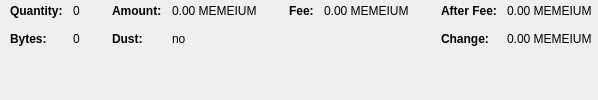
                                    <widget class="QWidget" name="widgetCoinControl" native="true">
                                        <property name="sizePolicy">
                                            <sizepolicy hsizetype="Preferred" vsizetype="Preferred">
                                                <horstretch>0</horstretch>
                                                <verstretch>0</verstretch>
                                            </sizepolicy>
                                        </property>
                                        <property name="minimumSize">
                                            <size>
                                                <width>0</width>
                                                <height>0</height>
                                            </size>
                                        </property>
                                        <property name="styleSheet">
                                            <string notr="true"/>
                                        </property>
                                        <layout class="QHBoxLayout" name="horizontalLayoutCoinControl5">
                                            <property name="leftMargin">
                                                <number>0</number>
                                            </property>
                                            <property name="topMargin">
                                                <number>0</number>
                                            </property>
                                            <property name="rightMargin">
                                                <number>0</number>
                                            </property>
                                            <property name="bottomMargin">
                                                <number>0</number>
                                            </property>
                                            <item>
                                                <layout class="QHBoxLayout" name="horizontalLayoutCoinControl3" stretch="0,0,0,1">
                                                    <property name="spacing">
                                                        <number>20</number>
                                                    </property>
                                                    <property name="topMargin">
                                                        <number>0</number>
                                                    </property>
                                                    <property name="bottomMargin">
                                                        <number>10</number>
                                                    </property>
                                                    <item>
                                                        <layout class="QFormLayout" name="formLayoutCoinControl1">
                                                            <property name="horizontalSpacing">
                                                                <number>10</number>
                                                            </property>
                                                            <property name="verticalSpacing">
                                                                <number>14</number>
                                                            </property>
                                                            <property name="leftMargin">
                                                                <number>10</number>
                                                            </property>
                                                            <property name="topMargin">
                                                                <number>4</number>
                                                            </property>
                                                            <property name="rightMargin">
                                                                <number>6</number>
                                                            </property>
                                                            <item row="0" column="0">
                                                                <widget class="QLabel" name="labelCoinControlQuantityText">
                                                                    <property name="font">
                                                                        <font>
                                                                            <weight>75</weight>
                                                                            <bold>true</bold>
                                                                        </font>
                                                                    </property>
                                                                    <property name="text">
                                                                        <string>Quantity:</string>
                                                                    </property>
                                                                    <property name="margin">
                                                                        <number>0</number>
                                                                    </property>
                                                                </widget>
                                                            </item>
                                                            <item row="0" column="1">
                                                                <widget class="QLabel" name="labelCoinControlQuantity">
                                                                    <property name="cursor">
                                                                        <cursorShape>IBeamCursor</cursorShape>
                                                                    </property>
                                                                    <property name="contextMenuPolicy">
                                                                        <enum>Qt::ActionsContextMenu</enum>
                                                                    </property>
                                                                    <property name="text">
                                                                        <string notr="true">0</string>
                                                                    </property>
                                                                    <property name="margin">
                                                                        <number>0</number>
                                                                    </property>
                                                                    <property name="textInteractionFlags">
                                                                        <set>Qt::LinksAccessibleByMouse|Qt::TextSelectableByKeyboard|Qt::TextSelectableByMouse</set>
                                                                    </property>
                                                                </widget>
                                                            </item>
                                                            <item row="1" column="0">
                                                                <widget class="QLabel" name="labelCoinControlBytesText">
                                                                    <property name="font">
                                                                        <font>
                                                                            <weight>75</weight>
                                                                            <bold>true</bold>
                                                                        </font>
                                                                    </property>
                                                                    <property name="text">
                                                                        <string>Bytes:</string>
                                                                    </property>
                                                                </widget>
                                                            </item>
                                                            <item row="1" column="1">
                                                                <widget class="QLabel" name="labelCoinControlBytes">
                                                                    <property name="cursor">
                                                                        <cursorShape>IBeamCursor</cursorShape>
                                                                    </property>
                                                                    <property name="contextMenuPolicy">
                                                                        <enum>Qt::ActionsContextMenu</enum>
                                                                    </property>
                                                                    <property name="text">
                                                                        <string notr="true">0</string>
                                                                    </property>
                                                                    <property name="textInteractionFlags">
                                                                        <set>Qt::LinksAccessibleByMouse|Qt::TextSelectableByKeyboard|Qt::TextSelectableByMouse</set>
                                                                    </property>
                                                                </widget>
                                                            </item>
                                                        </layout>
                                                    </item>
                                                    <item>
                                                        <layout class="QFormLayout" name="formLayoutCoinControl2">
                                                            <property name="horizontalSpacing">
                                                                <number>10</number>
                                                            </property>
                                                            <property name="verticalSpacing">
                                                                <number>14</number>
                                                            </property>
                                                            <property name="leftMargin">
                                                                <number>6</number>
                                                            </property>
                                                            <property name="topMargin">
                                                                <number>4</number>
                                                            </property>
                                                            <property name="rightMargin">
                                                                <number>6</number>
                                                            </property>
                                                            <item row="0" column="0">
                                                                <widget class="QLabel" name="labelCoinControlAmountText">
                                                                    <property name="font">
                                                                        <font>
                                                                            <weight>75</weight>
                                                                            <bold>true</bold>
                                                                        </font>
                                                                    </property>
                                                                    <property name="text">
                                                                        <string>Amount:</string>
                                                                    </property>
                                                                    <property name="margin">
                                                                        <number>0</number>
                                                                    </property>
                                                                </widget>
                                                            </item>
                                                            <item row="0" column="1">
                                                                <widget class="QLabel" name="labelCoinControlAmount">
                                                                    <property name="cursor">
                                                                        <cursorShape>IBeamCursor</cursorShape>
                                                                    </property>
                                                                    <property name="contextMenuPolicy">
                                                                        <enum>Qt::ActionsContextMenu</enum>
                                                                    </property>
                                                                    <property name="text">
                                                                        <string notr="true">0.00 MEMEIUM</string>
                                                                    </property>
                                                                    <property name="textInteractionFlags">
                                                                        <set>Qt::LinksAccessibleByMouse|Qt::TextSelectableByKeyboard|Qt::TextSelectableByMouse</set>
                                                                    </property>
                                                                </widget>
                                                            </item>
                                                            <item row="1" column="0">
                                                                <widget class="QLabel" name="labelCoinControlLowOutputText">
                                                                    <property name="font">
                                                                        <font>
                                                                            <weight>75</weight>
                                                                            <bold>true</bold>
                                                                        </font>
                                                                    </property>
                                                                    <property name="text">
                                                                        <string>Dust:</string>
                                                                    </property>
                                                                </widget>
                                                            </item>
                                                            <item row="1" column="1">
                                                                <widget class="QLabel" name="labelCoinControlLowOutput">
                                                                    <property name="cursor">
                                                                        <cursorShape>IBeamCursor</cursorShape>
                                                                    </property>
                                                                    <property name="contextMenuPolicy">
                                                                        <enum>Qt::ActionsContextMenu</enum>
                                                                    </property>
                                                                    <property name="text">
                                                                        <string notr="true">no</string>
                                                                    </property>
                                                                    <property name="textInteractionFlags">
                                                                        <set>Qt::LinksAccessibleByMouse|Qt::TextSelectableByKeyboard|Qt::TextSelectableByMouse</set>
                                                                    </property>
                                                                </widget>
                                                            </item>
                                                        </layout>
                                                    </item>
                                                    <item>
                                                        <layout class="QFormLayout" name="formLayoutCoinControl3">
                                                            <property name="horizontalSpacing">
                                                                <number>10</number>
                                                            </property>
                                                            <property name="verticalSpacing">
                                                                <number>14</number>
                                                            </property>
                                                            <property name="leftMargin">
                                                                <number>6</number>
                                                            </property>
                                                            <property name="topMargin">
                                                                <number>4</number>
                                                            </property>
                                                            <property name="rightMargin">
                                                                <number>6</number>
                                                            </property>
                                                            <item row="0" column="0">
                                                                <widget class="QLabel" name="labelCoinControlFeeText">
                                                                    <property name="font">
                                                                        <font>
                                                                            <weight>75</weight>
                                                                            <bold>true</bold>
                                                                        </font>
                                                                    </property>
                                                                    <property name="text">
                                                                        <string>Fee:</string>
                                                                    </property>
                                                                    <property name="margin">
                                                                        <number>0</number>
                                                                    </property>
                                                                </widget>
                                                            </item>
                                                            <item row="0" column="1">
                                                                <widget class="QLabel" name="labelCoinControlFee">
                                                                    <property name="cursor">
                                                                        <cursorShape>IBeamCursor</cursorShape>
                                                                    </property>
                                                                    <property name="contextMenuPolicy">
                                                                        <enum>Qt::ActionsContextMenu</enum>
                                                                    </property>
                                                                    <property name="text">
                                                                        <string notr="true">0.00 MEMEIUM</string>
                                                                    </property>
                                                                    <property name="textInteractionFlags">
                                                                        <set>Qt::LinksAccessibleByMouse|Qt::TextSelectableByKeyboard|Qt::TextSelectableByMouse</set>
                                                                    </property>
                                                                </widget>
                                                            </item>
                                                        </layout>
                                                    </item>
                                                    <item>
                                                        <layout class="QFormLayout" name="formLayoutCoinControl4">
                                                            <property name="horizontalSpacing">
                                                                <number>10</number>
                                                            </property>
                                                            <property name="verticalSpacing">
                                                                <number>14</number>
                                                            </property>
                                                            <property name="leftMargin">
                                                                <number>6</number>
                                                            </property>
                                                            <property name="topMargin">
                                                                <number>4</number>
                                                            </property>
                                                            <property name="rightMargin">
                                                                <number>6</number>
                                                            </property>
                                                            <item row="0" column="0">
                                                                <widget class="QLabel" name="labelCoinControlAfterFeeText">
                                                                    <property name="font">
                                                                        <font>
                                                                            <weight>75</weight>
                                                                            <bold>true</bold>
                                                                        </font>
                                                                    </property>
                                                                    <property name="text">
                                                                        <string>After Fee:</string>
                                                                    </property>
                                                                    <property name="margin">
                                                                        <number>0</number>
                                                                    </property>
                                                                </widget>
                                                            </item>
                                                            <item row="0" column="1">
                                                                <widget class="QLabel" name="labelCoinControlAfterFee">
                                                                    <property name="cursor">
                                                                        <cursorShape>IBeamCursor</cursorShape>
                                                                    </property>
                                                                    <property name="contextMenuPolicy">
                                                                        <enum>Qt::ActionsContextMenu</enum>
                                                                    </property>
                                                                    <property name="text">
                                                                        <string notr="true">0.00 MEMEIUM</string>
                                                                    </property>
                                                                    <property name="textInteractionFlags">
                                                                        <set>Qt::LinksAccessibleByMouse|Qt::TextSelectableByKeyboard|Qt::TextSelectableByMouse</set>
                                                                    </property>
                                                                </widget>
                                                            </item>
                                                            <item row="1" column="0">
                                                                <widget class="QLabel" name="labelCoinControlChangeText">
                                                                    <property name="font">
                                                                        <font>
                                                                            <weight>75</weight>
                                                                            <bold>true</bold>
                                                                        </font>
                                                                    </property>
                                                                    <property name="text">
                                                                        <string>Change:</string>
                                                                    </property>
                                                                </widget>
                                                            </item>
                                                            <item row="1" column="1">
                                                                <widget class="QLabel" name="labelCoinControlChange">
                                                                    <property name="cursor">
                                                                        <cursorShape>IBeamCursor</cursorShape>
                                                                    </property>
                                                                    <property name="contextMenuPolicy">
                                                                        <enum>Qt::ActionsContextMenu</enum>
                                                                    </property>
                                                                    <property name="text">
                                                                        <string notr="true">0.00 MEMEIUM</string>
                                                                    </property>
                                                                    <property name="textInteractionFlags">
                                                                        <set>Qt::LinksAccessibleByMouse|Qt::TextSelectableByKeyboard|Qt::TextSelectableByMouse</set>
                                                                    </property>
                                                                </widget>
                                                            </item>
                                                        </layout>
                                                    </item>
                                                </layout>
                                            </item>
                                        </layout>
                                    </widget>
